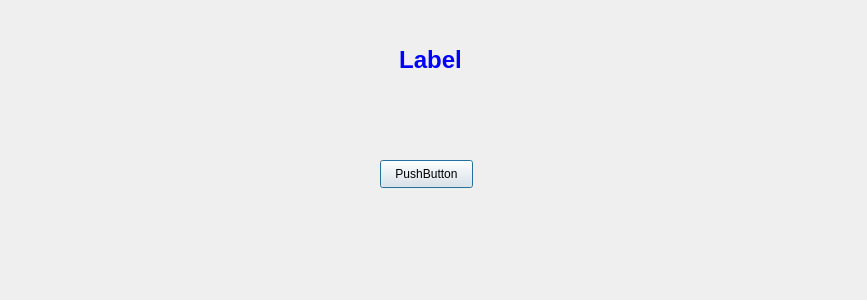
<?xml version="1.0" encoding="UTF-8"?>
<ui version="4.0">
 <class>Dialog</class>
 <widget class="QDialog" name="Dialog">
  <property name="geometry">
   <rect>
    <x>0</x>
    <y>0</y>
    <width>867</width>
    <height>300</height>
   </rect>
  </property>
  <property name="windowTitle">
   <string>Dialog</string>
  </property>
  <widget class="QLabel" name="label">
   <property name="geometry">
    <rect>
     <x>390</x>
     <y>30</y>
     <width>81</width>
     <height>61</height>
    </rect>
   </property>
   <property name="text">
    <string>&lt;html&gt;&lt;head/&gt;&lt;body&gt;&lt;p align=&quot;center&quot;&gt;&lt;span style=&quot; font-size:18pt; font-weight:600; color:#0000ff;&quot;&gt;Label&lt;/span&gt;&lt;/p&gt;&lt;/body&gt;&lt;/html&gt;</string>
   </property>
  </widget>
  <widget class="QPushButton" name="pushButton">
   <property name="geometry">
    <rect>
     <x>380</x>
     <y>160</y>
     <width>93</width>
     <height>28</height>
    </rect>
   </property>
   <property name="text">
    <string>PushButton</string>
   </property>
  </widget>
 </widget>
 <resources/>
 <connections>
  <connection>
   <sender>pushButton</sender>
   <signal>clicked()</signal>
   <receiver>label</receiver>
   <slot>clear()</slot>
   <hints>
    <hint type="sourcelabel">
     <x>421</x>
     <y>171</y>
    </hint>
    <hint type="destinationlabel">
     <x>429</x>
     <y>68</y>
    </hint>
   </hints>
  </connection>
 </connections>
</ui>
